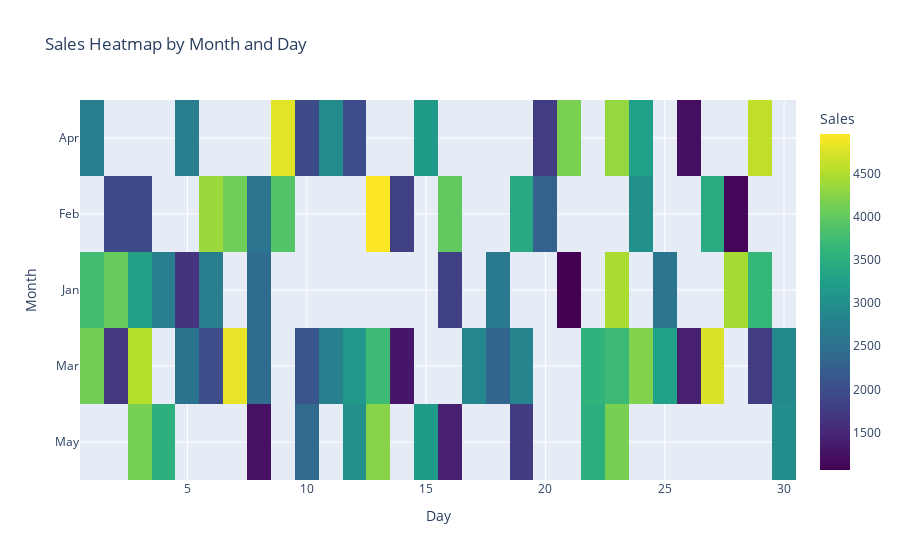

The notebook cell saved with this chart:
### Markdown cell above
* bit question of question no.2
 Using the sales data, generate a heatmap to visualize the variation in sales across
different months and days.

np.random.seed(20) 
data = { 
    'Month': np.random.choice(['Jan', 'Feb', 'Mar', 'Apr', 'May'], 100), 
    'Day': np.random.choice(range(1, 31), 100), 
    'Sales': np.random.randint(1000, 5000, 100) 
} 
df = pd.DataFrame(data)

### Code cell
import numpy as np
import pandas as pd
import plotly.express as px

# Set random seed
np.random.seed(20)

# Create the DataFrame
data = {
    'Month': np.random.choice(['Jan', 'Feb', 'Mar', 'Apr', 'May'], 100),
    'Day': np.random.choice(range(1, 31), 100),
    'Sales': np.random.randint(1000, 5000, 100)
}
df = pd.DataFrame(data)

# Create the heatmap using Plotly Express
fig = px.imshow(df.pivot_table(values='Sales', index='Month', columns='Day'),
                 color_continuous_scale='Viridis',
                 labels=dict(x="Day", y="Month", color="Sales"),
                 title="Sales Heatmap by Month and Day")

# Show the plot
fig.show()

### Figure 1 — Plotly figure (JSON) as saved in the notebook; plotly's stock layout.template omitted (floating-point values rounded to 4 significant figures; data arrays with more than 128 entries replaced by an {"elided": "..."} marker saying what was removed)
{"data": [{"coloraxis": "coloraxis", "hovertemplate": "Day: %{x}<br>Month: %{y}<br>Sales: %{z}<extra></extra>", "name": "0", "type": "heatmap", "x": [1, 2, 3, 4, 5, 6, 7, 8, 9, 10, 11, 12, 13, 14, 15, 16, 17, 18, 19, 20, 21, 22, 23, 24, 25, 26, 27, 28, 29, 30], "xaxis": "x", "y": ["Apr", "Feb", "Jan", "Mar", "May"], "yaxis": "y", "z": {"elided": "5x30 float values"}}], "layout": {"autosize": true, "coloraxis": {"colorbar": {"title": {"text": "Sales"}}, "colorscale": [[0, "#440154"], [0.1111, "#482878"], [0.2222, "#3e4989"], [0.3333, "#31688e"], [0.4444, "#26828e"], [0.5556, "#1f9e89"], [0.6667, "#35b779"], [0.7778, "#6ece58"], [0.8889, "#b5de2b"], [1, "#fde725"]]}, "title": {"text": "Sales Heatmap by Month and Day"}, "xaxis": {"anchor": "y", "autorange": true, "constrain": "domain", "domain": [0, 1], "range": [0.5, 30.5], "scaleanchor": "y", "title": {"text": "Day"}, "type": "linear"}, "yaxis": {"anchor": "x", "autorange": true, "constrain": "domain", "domain": [0, 1], "range": [4.5, -0.5], "title": {"text": "Month"}, "type": "category"}}}
